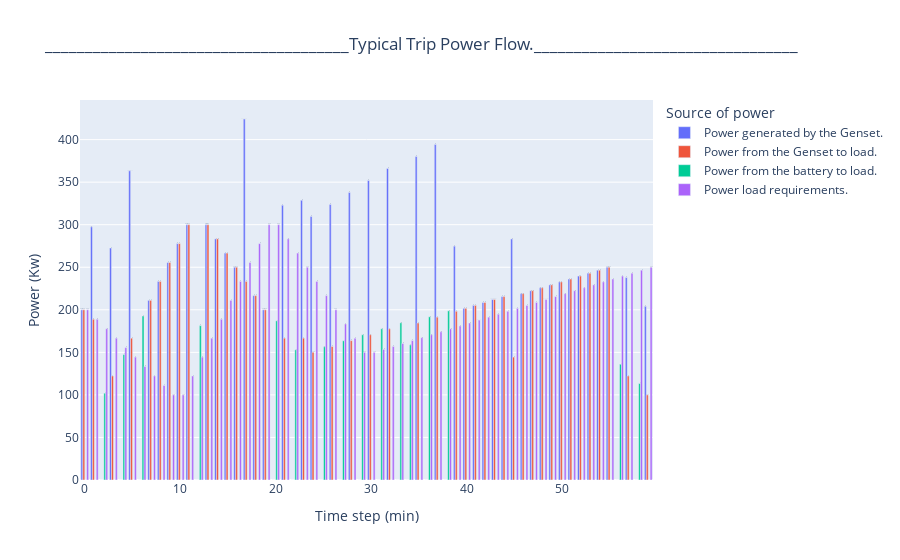

Notebook source saved alongside this figure:
### Markdown cell above
$\newline $
$\newline $
### Trip power flow bar chart.

### Code cell
dictframe = {
             'Power generated by the Genset.': P_A_list, 
             "Power from the Genset to load.": P_A_load_list,
             "Power from the battery to load.": P_From_bat_list,
             "Power load requirements.": d_load_list
               }

df = pd.DataFrame(dictframe)

fig = px.bar(df, x=V_steps, y=df.columns,barmode= 'group', text_auto=True,
             title='______________________________________Typical Trip Power Flow._________________________________',
             labels= {'x':'Time step (min)',
                      'value': 'Power (Kw)',
                      'variable': 'Source of power'}
                      )
fig.show()

### Figure 1 — Plotly figure (JSON) as saved in the notebook; plotly's stock layout.template omitted (floating-point values rounded to 4 significant figures)
{"data": [{"alignmentgroup": "True", "hovertemplate": "Source of power=Power generated by the Genset.<br>Time step (min)=%{x}<br>Power (Kw)=%{y}<extra></extra>", "legendgroup": "Power generated by the Genset.", "marker": {"color": "#636efa", "pattern": {"shape": ""}}, "name": "Power generated by the Genset.", "offsetgroup": "Power generated by the Genset.", "orientation": "v", "showlegend": true, "textposition": "auto", "texttemplate": "%{y}", "type": "bar", "x": [0, 1, 2, 3, 4, 5, 6, 7, 8, 9, 10, 11, 12, 13, 14, 15, 16, 17, 18, 19, 20, 21, 22, 23, 24, 25, 26, 27, 28, 29, 30, 31, 32, 33, 34, 35, 36, 37, 38, 39, 40, 41, 42, 43, 44, 45, 46, 47, 48, 49, 50, 51, 52, 53, 54, 55, 56, 57, 58, 59], "xaxis": "x", "y": [200.0, 297.5, 2.842e-14, 272.6, 0, 363.3, 0, 211.1, 233.3, 255.6, 277.8, 300, 5.684e-14, 300, 283.3, 266.7, 250, 424.2, 216.7, 200.0, 0, 322.9, 0, 328.6, 309.8, 0, 323.9, 0, 337.9, 0, 352.0, 0, 366.1, 0, 0, 380.2, 0, 394.2, 0, 274.8, 201.7, 205.2, 208.6, 212.1, 215.5, 283.3, 219.0, 222.4, 225.9, 229.3, 232.8, 236.2, 239.7, 243.1, 246.6, 250, 2.842e-14, 237.9, 0, 204.1], "yaxis": "y"}, {"alignmentgroup": "True", "hovertemplate": "Source of power=Power from the Genset to load.<br>Time step (min)=%{x}<br>Power (Kw)=%{y}<extra></extra>", "legendgroup": "Power from the Genset to load.", "marker": {"color": "#EF553B", "pattern": {"shape": ""}}, "name": "Power from the Genset to load.", "offsetgroup": "Power from the Genset to load.", "orientation": "v", "showlegend": true, "textposition": "auto", "texttemplate": "%{y}", "type": "bar", "x": [0, 1, 2, 3, 4, 5, 6, 7, 8, 9, 10, 11, 12, 13, 14, 15, 16, 17, 18, 19, 20, 21, 22, 23, 24, 25, 26, 27, 28, 29, 30, 31, 32, 33, 34, 35, 36, 37, 38, 39, 40, 41, 42, 43, 44, 45, 46, 47, 48, 49, 50, 51, 52, 53, 54, 55, 56, 57, 58, 59], "xaxis": "x", "y": [200, 188.9, 0, 122.2, 0, 166.7, 0, 211.1, 233.3, 255.6, 277.8, 300, 0, 300, 283.3, 266.7, 250, 233.3, 216.7, 200, 0, 166.7, 0, 166.7, 150, 0, 156.9, 0, 163.8, 0, 170.7, 0, 177.6, 0, 0, 184.5, 0, 191.4, 0, 198.3, 201.7, 205.2, 208.6, 212.1, 215.5, 144.4, 219.0, 222.4, 225.9, 229.3, 232.8, 236.2, 239.7, 243.1, 246.6, 250, 0, 122.2, 0, 100], "yaxis": "y"}, {"alignmentgroup": "True", "hovertemplate": "Source of power=Power from the battery to load.<br>Time step (min)=%{x}<br>Power (Kw)=%{y}<extra></extra>", "legendgroup": "Power from the battery to load.", "marker": {"color": "#00cc96", "pattern": {"shape": ""}}, "name": "Power from the battery to load.", "offsetgroup": "Power from the battery to load.", "orientation": "v", "showlegend": true, "textposition": "auto", "texttemplate": "%{y}", "type": "bar", "x": [0, 1, 2, 3, 4, 5, 6, 7, 8, 9, 10, 11, 12, 13, 14, 15, 16, 17, 18, 19, 20, 21, 22, 23, 24, 25, 26, 27, 28, 29, 30, 31, 32, 33, 34, 35, 36, 37, 38, 39, 40, 41, 42, 43, 44, 45, 46, 47, 48, 49, 50, 51, 52, 53, 54, 55, 56, 57, 58, 59], "xaxis": "x", "y": [0, 0, 102.0, 0, 147.4, 0, 192.7, 0, 0, 0, 0, 0, 181.4, 0, 0, 0, 0, 0, 0, 0, 187.1, 0, 153.1, 0, 0, 156.6, 0, 163.6, 0, 170.7, 0, 177.7, 0, 184.7, 158.7, 0, 191.8, 0, 198.8, 0, 0, 0, 0, 0, 0, 0, 0, 0, 0, 0, 0, 0, 0, 0, 0, 0, 136.1, 0, 113.4, 0], "yaxis": "y"}, {"alignmentgroup": "True", "hovertemplate": "Source of power=Power load requirements.<br>Time step (min)=%{x}<br>Power (Kw)=%{y}<extra></extra>", "legendgroup": "Power load requirements.", "marker": {"color": "#ab63fa", "pattern": {"shape": ""}}, "name": "Power load requirements.", "offsetgroup": "Power load requirements.", "orientation": "v", "showlegend": true, "textposition": "auto", "texttemplate": "%{y}", "type": "bar", "x": [0, 1, 2, 3, 4, 5, 6, 7, 8, 9, 10, 11, 12, 13, 14, 15, 16, 17, 18, 19, 20, 21, 22, 23, 24, 25, 26, 27, 28, 29, 30, 31, 32, 33, 34, 35, 36, 37, 38, 39, 40, 41, 42, 43, 44, 45, 46, 47, 48, 49, 50, 51, 52, 53, 54, 55, 56, 57, 58, 59], "xaxis": "x", "y": [200, 188.9, 177.8, 166.7, 155.6, 144.4, 133.3, 122.2, 111.1, 100, 100, 122.2, 144.4, 166.7, 188.9, 211.1, 233.3, 255.6, 277.8, 300, 300, 283.3, 266.7, 250, 233.3, 216.7, 200, 183.3, 166.7, 150, 150, 153.4, 156.9, 160.3, 163.8, 167.2, 170.7, 174.1, 177.6, 181.0, 184.5, 187.9, 191.4, 194.8, 198.3, 201.7, 205.2, 208.6, 212.1, 215.5, 219.0, 222.4, 225.9, 229.3, 232.8, 236.2, 239.7, 243.1, 246.6, 250], "yaxis": "y"}], "layout": {"barmode": "group", "legend": {"title": {"text": "Source of power"}, "tracegroupgap": 0}, "title": {"text": "______________________________________Typical Trip Power Flow._________________________________"}, "xaxis": {"anchor": "y", "domain": [0, 1], "title": {"text": "Time step (min)"}}, "yaxis": {"anchor": "x", "domain": [0, 1], "title": {"text": "Power (Kw)"}}}}
